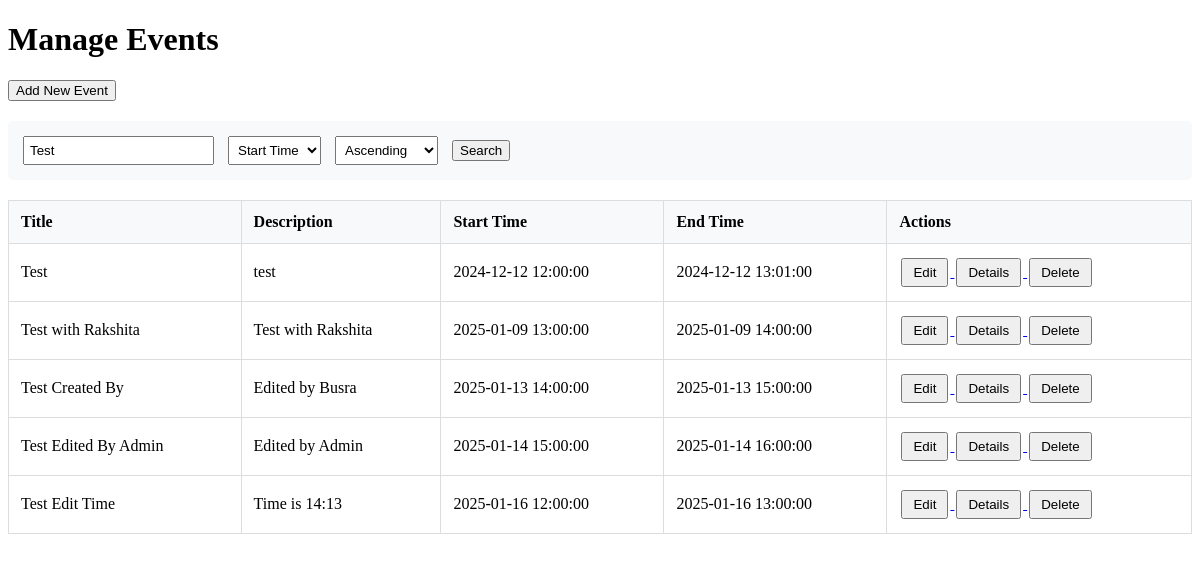
The page /public/manage_events.php?events_search=Test (signed in) on the database as committed earlier.
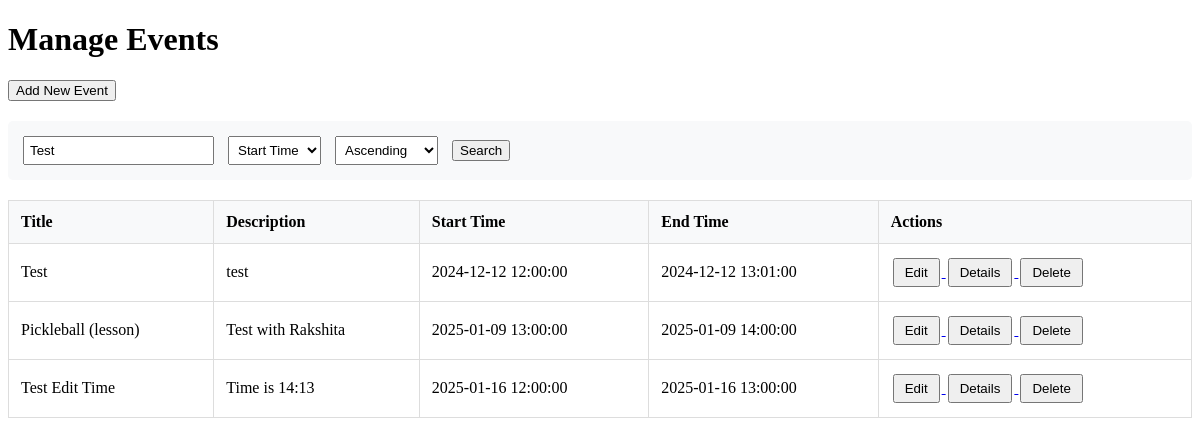
The same page on the database as committed later.
### tables this page shows
CREATE TABLE `events` (
  `id` int(11) NOT NULL,
  `title` varchar(255) NOT NULL,
  `description` text DEFAULT NULL,
  `start_time` datetime NOT NULL,
  `end_time` datetime NOT NULL,
  `created_by` int(11) DEFAULT NULL,
  `edited_by` int(11) DEFAULT NULL,
  `edit_date` datetime DEFAULT current_timestamp() ON UPDATE current_timestamp(),
  `image` text DEFAULT NULL,
  `created_at` datetime DEFAULT current_timestamp()
);

### public/manage_events.php (the view, shortened to what this page needs)
<?php
require_once '../config/db_connection.php';
function getEventsData($conn) {
    try {
        $search = $_GET['events_search'] ?? '';
        $sort = $_GET['events_sort'] ?? 'start_time';
        $order = $_GET['events_order'] ?? 'ASC';
        $query = "SELECT * FROM events";
        if ($search) {
            $query .= " WHERE title LIKE :search OR description LIKE :search";
        }
        $query .= " ORDER BY $sort $order";
        $stmt = $conn->prepare($query);
        if ($search) {
            $stmt->bindValue(':search', "%$search%");
        }
        $stmt->execute();
        return $stmt->fetchAll(PDO::FETCH_ASSOC);
    } catch (Exception $e) {
        error_log("Error fetching events: " . $e->getMessage());
        return [];
    }
}
$eventsData = getEventsData($conn);
?>
<!DOCTYPE html>
<html lang="en">
<head>
</head>
<body>
    <div class="container">
        <h1>Manage Events</h1>
        <a href="../views/create_event.php"><button>Add New Event</button></a>
        <form method="GET" class="search-form">
            <input type="text" name="events_search"
                   placeholder="Search events..."
                   value="<?php echo htmlspecialchars($_GET['events_search'] ?? ''); ?>">
            <select name="events_sort">
                <option value="start_time" <?php echo ($_GET['events_sort'] ?? '') === 'start_time' ? 'selected' : ''; ?>>Start Time</option>
            </select>
            <select name="events_order">
                <option value="ASC" <?php echo ($_GET['events_order'] ?? '') === 'ASC' ? 'selected' : ''; ?>>Ascending</option>
            </select>
            <button type="submit">Search</button>
        </form>
        <div class="table-container">
            <table>
                <thead>
                    <tr>
                        <th>Title</th>
                        <th>Description</th>
                        <th>Start Time</th>
                        <th>End Time</th>
                        <th>Actions</th>
                    </tr>
                </thead>
                <tbody>
                    <?php foreach ($eventsData as $event): ?>
                    <tr>
                        <td><?php echo htmlspecialchars($event['title']); ?></td>
                        <td><?php echo htmlspecialchars($event['description']); ?></td>
                        <td><?php echo htmlspecialchars($event['start_time']); ?></td>
                        <td><?php echo htmlspecialchars($event['end_time']); ?></td>
                        <td class="actions">
                            <a href="../views/edit_event.php?id=<?php echo htmlspecialchars($event['id']); ?>">
                                <button>Edit</button>
                            </a>
                            <a href="../views/event_details.php?id=<?php echo htmlspecialchars($event['id']); ?>">
                                <button>Details</button>
                            </a>
                            <form method="POST" action="../controllers/event_controller.php" style="display:inline;">
                                <button type="submit" onclick="return confirm('Are you sure you want to delete this event?');">
                                    Delete
                                </button>
                            </form>
                        </td>
                    </tr>
                    <?php endforeach; ?>
                </tbody>
            </table>
        </div>
    </div>
</body>
</html>

Rows that differ between the two databases and show on the page:
removed events: title "Test Created By", description "Edited by Busra", start_time "2025-01-13 14:00:00", end_time "2025-01-13 15:00:00"
no longer on this page (row edited): events: title "Test Edited By Admin", description "Edited by Admin", start_time "2025-01-14 15:00:00", end_time "2025-01-14 16:00:00"
changed events "Test with Rakshita": title "Test with Rakshita" → "Pickleball (lesson)"
